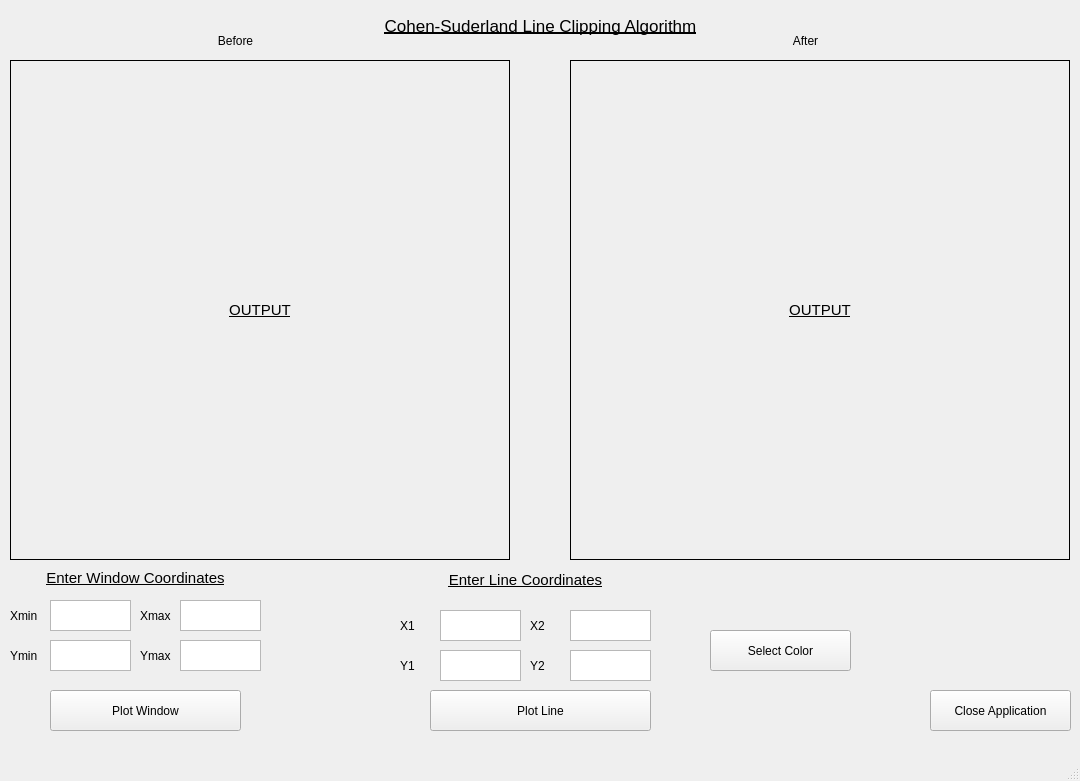
<?xml version="1.0" encoding="UTF-8"?>
<ui version="4.0">
 <class>MainWindow</class>
 <widget class="QMainWindow" name="MainWindow">
  <property name="geometry">
   <rect>
    <x>0</x>
    <y>0</y>
    <width>1080</width>
    <height>781</height>
   </rect>
  </property>
  <property name="windowTitle">
   <string>MainWindow</string>
  </property>
  <widget class="QWidget" name="centralwidget">
   <widget class="QLabel" name="label">
    <property name="geometry">
     <rect>
      <x>10</x>
      <y>60</y>
      <width>500</width>
      <height>500</height>
     </rect>
    </property>
    <property name="font">
     <font>
      <pointsize>11</pointsize>
      <underline>true</underline>
     </font>
    </property>
    <property name="frameShape">
     <enum>QFrame::Box</enum>
    </property>
    <property name="text">
     <string>OUTPUT</string>
    </property>
    <property name="alignment">
     <set>Qt::AlignCenter</set>
    </property>
   </widget>
   <widget class="QLabel" name="label_2">
    <property name="geometry">
     <rect>
      <x>570</x>
      <y>60</y>
      <width>500</width>
      <height>500</height>
     </rect>
    </property>
    <property name="font">
     <font>
      <pointsize>11</pointsize>
      <underline>true</underline>
     </font>
    </property>
    <property name="frameShape">
     <enum>QFrame::Box</enum>
    </property>
    <property name="text">
     <string>OUTPUT</string>
    </property>
    <property name="alignment">
     <set>Qt::AlignCenter</set>
    </property>
   </widget>
   <widget class="QLabel" name="label_3">
    <property name="geometry">
     <rect>
      <x>0</x>
      <y>0</y>
      <width>1081</width>
      <height>51</height>
     </rect>
    </property>
    <property name="font">
     <font>
      <pointsize>13</pointsize>
      <underline>true</underline>
     </font>
    </property>
    <property name="text">
     <string>Cohen-Suderland Line Clipping Algorithm</string>
    </property>
    <property name="alignment">
     <set>Qt::AlignCenter</set>
    </property>
   </widget>
   <widget class="QLabel" name="label_4">
    <property name="geometry">
     <rect>
      <x>10</x>
      <y>570</y>
      <width>251</width>
      <height>16</height>
     </rect>
    </property>
    <property name="font">
     <font>
      <pointsize>11</pointsize>
      <underline>true</underline>
     </font>
    </property>
    <property name="text">
     <string>Enter Window Coordinates</string>
    </property>
    <property name="alignment">
     <set>Qt::AlignCenter</set>
    </property>
   </widget>
   <widget class="QLabel" name="label_5">
    <property name="geometry">
     <rect>
      <x>10</x>
      <y>600</y>
      <width>51</width>
      <height>31</height>
     </rect>
    </property>
    <property name="text">
     <string>Xmin</string>
    </property>
   </widget>
   <widget class="QLabel" name="label_6">
    <property name="geometry">
     <rect>
      <x>10</x>
      <y>640</y>
      <width>51</width>
      <height>31</height>
     </rect>
    </property>
    <property name="text">
     <string>Ymin</string>
    </property>
   </widget>
   <widget class="QPlainTextEdit" name="xMin">
    <property name="geometry">
     <rect>
      <x>50</x>
      <y>600</y>
      <width>81</width>
      <height>31</height>
     </rect>
    </property>
   </widget>
   <widget class="QPlainTextEdit" name="yMin">
    <property name="geometry">
     <rect>
      <x>50</x>
      <y>640</y>
      <width>81</width>
      <height>31</height>
     </rect>
    </property>
   </widget>
   <widget class="QLabel" name="label_7">
    <property name="geometry">
     <rect>
      <x>140</x>
      <y>600</y>
      <width>51</width>
      <height>31</height>
     </rect>
    </property>
    <property name="text">
     <string>Xmax</string>
    </property>
   </widget>
   <widget class="QLabel" name="label_8">
    <property name="geometry">
     <rect>
      <x>140</x>
      <y>640</y>
      <width>51</width>
      <height>31</height>
     </rect>
    </property>
    <property name="text">
     <string>Ymax</string>
    </property>
   </widget>
   <widget class="QPlainTextEdit" name="xMax">
    <property name="geometry">
     <rect>
      <x>180</x>
      <y>600</y>
      <width>81</width>
      <height>31</height>
     </rect>
    </property>
   </widget>
   <widget class="QPlainTextEdit" name="yMax">
    <property name="geometry">
     <rect>
      <x>180</x>
      <y>640</y>
      <width>81</width>
      <height>31</height>
     </rect>
    </property>
   </widget>
   <widget class="QPushButton" name="pushButton">
    <property name="geometry">
     <rect>
      <x>50</x>
      <y>690</y>
      <width>191</width>
      <height>41</height>
     </rect>
    </property>
    <property name="text">
     <string>Plot Window</string>
    </property>
   </widget>
   <widget class="QLabel" name="label_9">
    <property name="geometry">
     <rect>
      <x>410</x>
      <y>570</y>
      <width>231</width>
      <height>20</height>
     </rect>
    </property>
    <property name="font">
     <font>
      <pointsize>11</pointsize>
      <underline>true</underline>
     </font>
    </property>
    <property name="text">
     <string>Enter Line Coordinates</string>
    </property>
    <property name="alignment">
     <set>Qt::AlignCenter</set>
    </property>
   </widget>
   <widget class="QLabel" name="label_10">
    <property name="geometry">
     <rect>
      <x>400</x>
      <y>610</y>
      <width>51</width>
      <height>31</height>
     </rect>
    </property>
    <property name="text">
     <string>X1</string>
    </property>
   </widget>
   <widget class="QLabel" name="label_11">
    <property name="geometry">
     <rect>
      <x>530</x>
      <y>650</y>
      <width>51</width>
      <height>31</height>
     </rect>
    </property>
    <property name="text">
     <string>Y2</string>
    </property>
   </widget>
   <widget class="QLabel" name="label_12">
    <property name="geometry">
     <rect>
      <x>530</x>
      <y>610</y>
      <width>51</width>
      <height>31</height>
     </rect>
    </property>
    <property name="text">
     <string>X2</string>
    </property>
   </widget>
   <widget class="QLabel" name="label_13">
    <property name="geometry">
     <rect>
      <x>400</x>
      <y>650</y>
      <width>51</width>
      <height>31</height>
     </rect>
    </property>
    <property name="text">
     <string>Y1</string>
    </property>
   </widget>
   <widget class="QPlainTextEdit" name="y2">
    <property name="geometry">
     <rect>
      <x>570</x>
      <y>650</y>
      <width>81</width>
      <height>31</height>
     </rect>
    </property>
   </widget>
   <widget class="QPlainTextEdit" name="x2">
    <property name="geometry">
     <rect>
      <x>570</x>
      <y>610</y>
      <width>81</width>
      <height>31</height>
     </rect>
    </property>
   </widget>
   <widget class="QPlainTextEdit" name="x1">
    <property name="geometry">
     <rect>
      <x>440</x>
      <y>610</y>
      <width>81</width>
      <height>31</height>
     </rect>
    </property>
   </widget>
   <widget class="QPlainTextEdit" name="y1">
    <property name="geometry">
     <rect>
      <x>440</x>
      <y>650</y>
      <width>81</width>
      <height>31</height>
     </rect>
    </property>
   </widget>
   <widget class="QPushButton" name="pushButton_2">
    <property name="geometry">
     <rect>
      <x>430</x>
      <y>690</y>
      <width>221</width>
      <height>41</height>
     </rect>
    </property>
    <property name="text">
     <string>Plot Line</string>
    </property>
   </widget>
   <widget class="QPushButton" name="pushButton_3">
    <property name="geometry">
     <rect>
      <x>930</x>
      <y>690</y>
      <width>141</width>
      <height>41</height>
     </rect>
    </property>
    <property name="text">
     <string>Close Application</string>
    </property>
   </widget>
   <widget class="QLabel" name="label_14">
    <property name="geometry">
     <rect>
      <x>190</x>
      <y>30</y>
      <width>91</width>
      <height>21</height>
     </rect>
    </property>
    <property name="text">
     <string>Before</string>
    </property>
    <property name="alignment">
     <set>Qt::AlignCenter</set>
    </property>
   </widget>
   <widget class="QLabel" name="label_15">
    <property name="geometry">
     <rect>
      <x>770</x>
      <y>30</y>
      <width>71</width>
      <height>21</height>
     </rect>
    </property>
    <property name="text">
     <string>After</string>
    </property>
    <property name="alignment">
     <set>Qt::AlignCenter</set>
    </property>
   </widget>
   <widget class="QPushButton" name="pushButton_4">
    <property name="geometry">
     <rect>
      <x>710</x>
      <y>630</y>
      <width>141</width>
      <height>41</height>
     </rect>
    </property>
    <property name="text">
     <string>Select Color</string>
    </property>
   </widget>
  </widget>
  <widget class="QMenuBar" name="menubar">
   <property name="geometry">
    <rect>
     <x>0</x>
     <y>0</y>
     <width>1080</width>
     <height>21</height>
    </rect>
   </property>
  </widget>
  <widget class="QStatusBar" name="statusbar"/>
 </widget>
 <resources/>
 <connections>
  <connection>
   <sender>pushButton_3</sender>
   <signal>clicked()</signal>
   <receiver>MainWindow</receiver>
   <slot>close()</slot>
   <hints>
    <hint type="sourcelabel">
     <x>1020</x>
     <y>727</y>
    </hint>
    <hint type="destinationlabel">
     <x>868</x>
     <y>729</y>
    </hint>
   </hints>
  </connection>
 </connections>
</ui>
